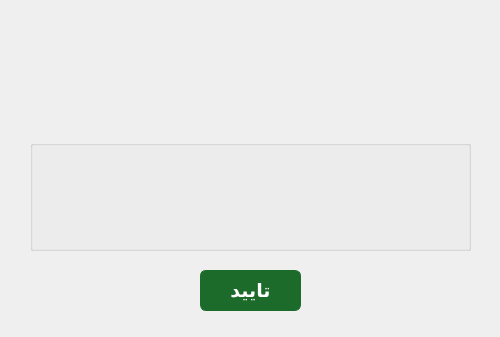
<?xml version="1.0" encoding="UTF-8"?>
<ui version="4.0">
 <class>ErrorBox</class>
 <widget class="QDialog" name="ErrorBox">
  <property name="geometry">
   <rect>
    <x>0</x>
    <y>0</y>
    <width>500</width>
    <height>337</height>
   </rect>
  </property>
  <property name="windowTitle">
   <string>خطا</string>
  </property>
  <widget class="QLabel" name="label">
   <property name="geometry">
    <rect>
     <x>200</x>
     <y>20</y>
     <width>100</width>
     <height>100</height>
    </rect>
   </property>
   <property name="text">
    <string/>
   </property>
   <property name="pixmap">
    <pixmap resource="resources.qrc">:/icon.png</pixmap>
   </property>
   <property name="scaledContents">
    <bool>true</bool>
   </property>
  </widget>
  <widget class="QPushButton" name="pushButton">
   <property name="geometry">
    <rect>
     <x>200</x>
     <y>270</y>
     <width>101</width>
     <height>41</height>
    </rect>
   </property>
   <property name="font">
    <font>
     <family>B Nazanin</family>
     <pointsize>14</pointsize>
     <weight>75</weight>
     <bold>true</bold>
    </font>
   </property>
   <property name="cursor">
    <cursorShape>PointingHandCursor</cursorShape>
   </property>
   <property name="styleSheet">
    <string notr="true">border-radius: 6px;
color: white;
border: 1px solid #1C6B2B;
background-color: #1C6B2B;</string>
   </property>
   <property name="text">
    <string>تایید</string>
   </property>
  </widget>
  <widget class="QGroupBox" name="groupBox">
   <property name="geometry">
    <rect>
     <x>30</x>
     <y>140</y>
     <width>441</width>
     <height>111</height>
    </rect>
   </property>
   <property name="title">
    <string/>
   </property>
   <widget class="QLabel" name="label_2">
    <property name="geometry">
     <rect>
      <x>10</x>
      <y>10</y>
      <width>421</width>
      <height>91</height>
     </rect>
    </property>
    <property name="font">
     <font>
      <family>B Nazanin</family>
      <pointsize>16</pointsize>
      <weight>75</weight>
      <bold>true</bold>
     </font>
    </property>
    <property name="layoutDirection">
     <enum>Qt::RightToLeft</enum>
    </property>
    <property name="text">
     <string/>
    </property>
    <property name="alignment">
     <set>Qt::AlignCenter</set>
    </property>
    <property name="wordWrap">
     <bool>true</bool>
    </property>
   </widget>
  </widget>
 </widget>
 <resources>
  <include location="resources.qrc"/>
 </resources>
 <connections/>
</ui>
